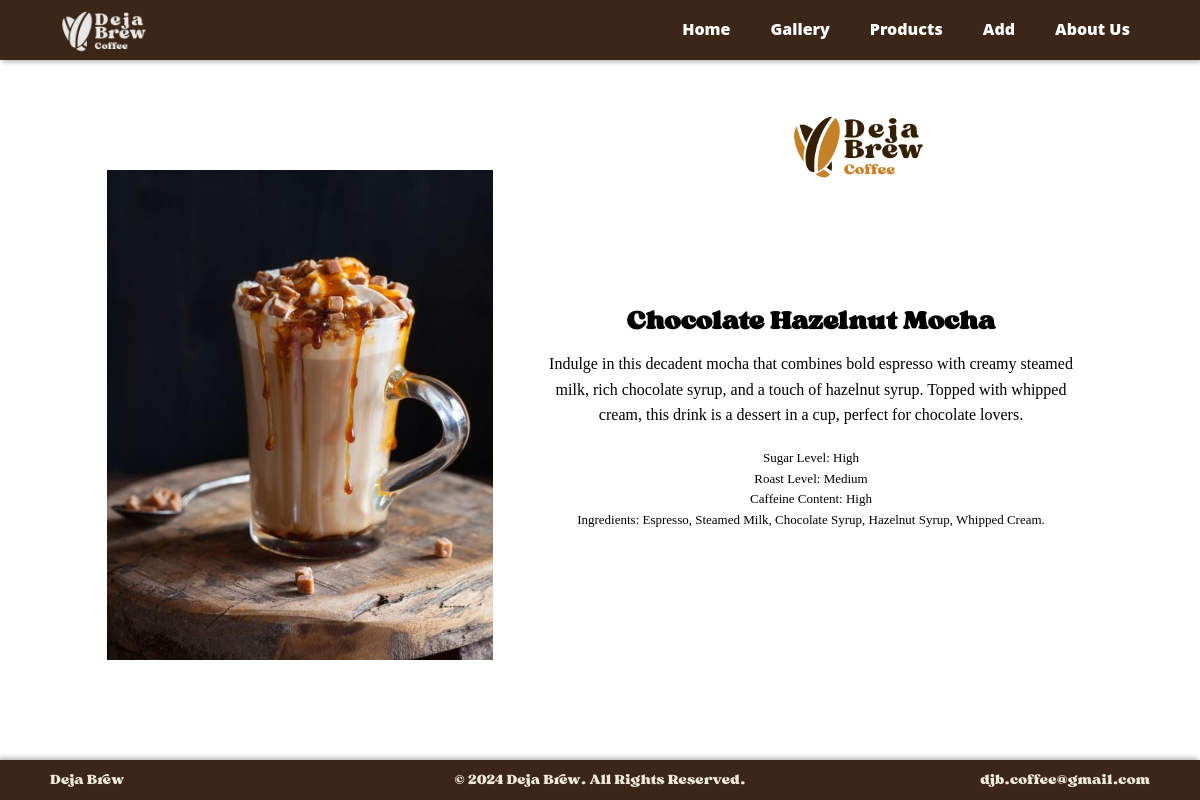
Page /index.php?command=viewProduct&&coffee_id=3 on the earlier database version.
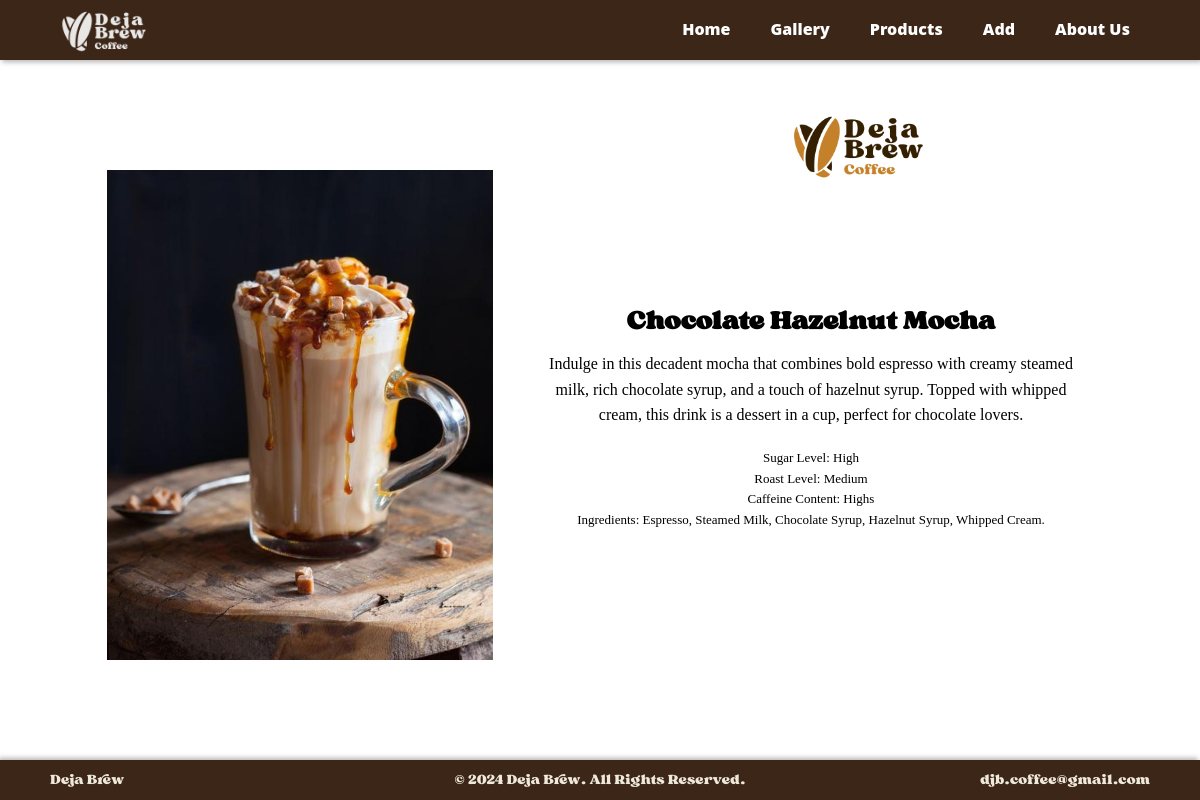
Same page on the later database version.
### tables this page shows
CREATE TABLE `coffees` (
  `coffee_id` int(11) NOT NULL,
  `name` varchar(255) NOT NULL,
  `description` text DEFAULT NULL,
  `sugar_level` varchar(100) DEFAULT NULL,
  `roast_level` varchar(100) DEFAULT NULL,
  `caffeine_content` varchar(50) DEFAULT NULL,
  `category` enum('Coffee','Non-Coffee','Fruit Infusions And Smoothies','Pastry') NOT NULL,
  `ingredients` text DEFAULT NULL,
  `images` text NOT NULL
);

### model.php (called while the page is built, shortened)
<?php
class Model
{
	public $db=null;
	function __construct()
	{
		try
		{
			$this->db = new mysqli('localhost', 'root', '', 'dejadb');
		}
		catch(mysqli_sql_exception $e)
		{
			exit('Database connection could not be established.');
		}
	}
	public function getBookDet($coffee_id)
		{
			$data = array();
			$stmt = $this->db->prepare("SELECT * FROM coffees WHERE coffee_id = ?");
			$stmt->bind_param("s", $coffee_id);
			$stmt->execute();
			$result = $stmt->get_result();
			if ($getRow = $result->fetch_object()) {
				$data = $getRow;
			}
			return $data;
		}
}
?>

### html/view_product.php (the view, shortened to what this page needs)
<!DOCTYPE html>
<html lang="en">
<head>
    <link rel="stylesheet" href="css/view_product.css">
</head>
<body>
    <section class="coffeeProfile">
        <img class="dejaLogo" src="images/Deja Brew Brand v2.png" alt="Deja Brew Logo">
        <?php
        if ($coffeeDetails) {
            echo "<div class='content'>";
                echo "<div class='prodImage'>";
                    echo "<img class='coffeeImg' src='" . htmlspecialchars($coffeeDetails->images) . "' alt='" . htmlspecialchars($coffeeDetails->name) . "'>";
                echo "</div>";
                echo "<div class='prodDetails'>";
                    echo "<h3 class='coffeeName'>" . htmlspecialchars($coffeeDetails->name) . "</h3>";
                    echo "<p class='aboutCoffee' id='coffeeDescription'>" . htmlspecialchars($coffeeDetails->description) . "</p>";
                    echo "<p class='aboutCoffee'>Sugar Level: " . htmlspecialchars($coffeeDetails->sugar_level) . "</p>";
                    echo "<p class='aboutCoffee'>Roast Level: " . htmlspecialchars($coffeeDetails->roast_level) . "</p>";
                    echo "<p class='aboutCoffee'>Caffeine Content: " . htmlspecialchars($coffeeDetails->caffeine_content) . "</p>";
                    echo "<p class='aboutCoffee'>Ingredients: " . htmlspecialchars($coffeeDetails->ingredients) . "</p>";
                echo "</div>";
            echo "</div>";
        } else {
            echo "<p>No coffee details found.</p>";
        }
        ?>
    </section>
</body>
</html>

### index.php (shortened to what this page needs)
<?php
    echo "<div";
    echo "<div>";
    include_once('controller/controller.php');
    $controller = new Controller();
    $controller->getWeb();
    echo "</div>";
    echo "<div";
?>

### controller/controller.php (shortened to what this page needs)
<?php
class Controller
{
    function __construct()
    {
        require_once('model.php');
		$this->model=new Model();
    }
    public function getWeb()
    {
        $command = null;
        if (isset($_REQUEST['command'])) {
            $command = $_REQUEST['command'];
        }
        switch ($command) {
            case 'viewProduct':
                if (isset($_GET['coffee_id'])) {
                    $coffee_id = $_GET['coffee_id'];
                    $coffeeDetails = $this->model->getBookDet($coffee_id);
                    include('html/view_product.php');
                } else {
                    echo "No Coffee ID provided.";
                }
                break;
        }
    }
}

### css/header-footer.css (style rules this page uses)
* { margin: 0; padding: 0; box-sizing: border-box; }
html { scroll-behavior: smooth; }
body { font-family: 'Sergio Trendy', sans-serif; line-height: 1.6; padding-top: 60px; padding-bottom: 40px; background-color: #ffffff; scroll-snap-type: y mandatory; overflow-y: scroll; }
.Header { display: flex; justify-content: space-between; align-items: center; padding: 0 50px; background-color: #3b2618; box-shadow: 2px 2px 5px rgba(0, 0, 0, 0.3); position: fixed; top: 0; width: 100%; height: 60px; z-index: 100; }
.brand_logo { max-height: 110px; margin-right: auto; display: block; }
.header_button { display: flex; height: 100%; transition: max-height 0.5s ease-in-out; overflow: hidden; }
.header_button a { background: none; font-family: 'Open Sans ExtraBold', sans-serif; color: #ffffff; text-decoration: none; padding: 0 20px; height: 100%; cursor: pointer; font-size: 16px; display: flex; align-items: center; transition: background-color 0.4s ease; }
.Footer { display: flex; justify-content: space-between; align-items: center; padding: 0 50px; background-color: #3b2618; box-shadow: -2px -2px 5px rgba(0, 0, 0, 0.3); position: fixed; bottom: 0; width: 100%; height: 40px; z-index: 100; color: #EFE9DB; font-size: 14px; }
.footer_left, .footer_center, .footer_right { flex: 1; text-align: center; font-family: "Sergio Trendy"; }
.footer_left { text-align: left; }
.footer_right { text-align: right; }

### css/view_product.css (style rules this page uses)
* { margin: 0; padding: 0; box-sizing: border-box; }
body { font-family: 'Sergio Trendy', sans-serif; background-color: beige; padding-top: 60px; padding-bottom: 40px; height: fit-content; }
section { width: 100%; display: flex; justify-content: center; align-items: center; flex-direction: column; }
.coffeeProfile { width: 100%; display: flex; flex-direction: column; align-items: center; justify-content: flex-start; height: fit-content; }
.dejaLogo { position: relative; max-height: 170px; margin-bottom: -40px; left: 260px; }
.content { display: flex; gap: 1px; }
.prodImage { position: relative; width: 50%; display: flex; justify-content: center; align-items: center; box-sizing: border-box; bottom: 20px; }
.prodImage img { max-height: 490px; margin: 0; }
.prodDetails { width: 50%; margin-top: 5rem; margin-left: -90px; text-align: center; padding: 30px; box-sizing: border-box; display: flex; flex-direction: column; }
.coffeeName { font-size: 1.6rem; margin-bottom: 10px; }
#coffeeDescription { font-size: 16px; margin-bottom: 20px; }
.aboutCoffee { font-family: 'Roboto Slab Light'; font-size: 13px; }

Differences in the rows shown:
changed coffees "Chocolate Hazelnut Mocha": caffeine_content "High" → "Highs"
